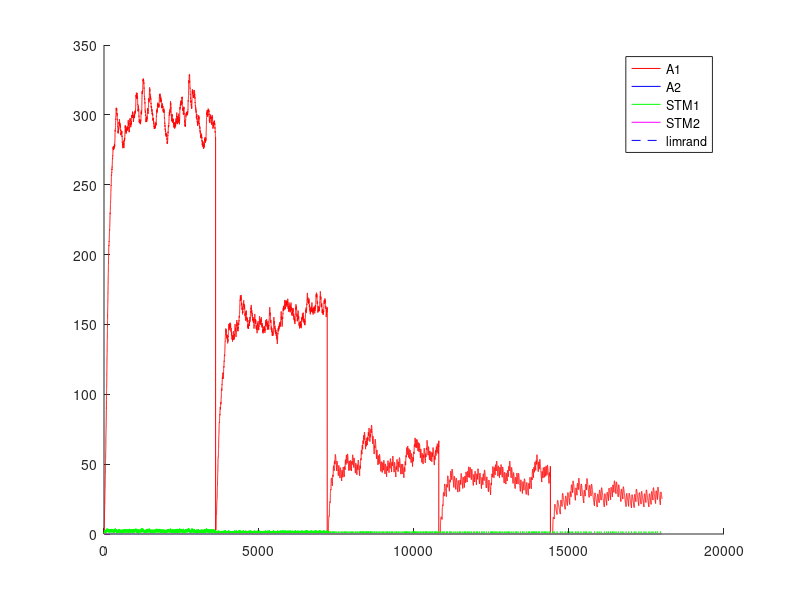

Write the MATLAB code that produced this figure. (Note: this script raises an error after producing the figure.)
%% Experimento con Variable-Interval - VI - intervalo Variable
%% Existen multiples intancias de palanquelo (cada vez que realiza respuesta decide si realiza otra o no)
%% Luego que transcurre el intervalo, si el animal realiza una respuesta obtiene refuerzo.
%% Un trial dura 3600 segundos.
%% Una sesion 1 o 3 trial (seg´un la dinamica del animal)
%% 5 sesiones por Experimento. Cada sesion es un intervalo diferente.
%% 1 experimento
%% Tiempo para realizar un respuesta 1 segundo
%% 
%% La probabilidad de eleccion se ajusta al nivel de maxima frecuencia de palanqueo
%% 

close all
clc
clear

%% Matriz de pago 0 1 

%%% Se ajusto la apreciacion de las cantidades de refuerzo 
function rf = feel(pellets)
  rf=0;
  if (nargin~=0)
    rf=(12.8*(1-exp(-.25.* pellets.^(2))))+(12.8*(1-exp(-.5.* pellets)));
  else
    error ("Faltan parametros");
  endif
endfunction
%% 
%% 

%% INICIALIZATION
%%%%%% CONSTANTES DE SESIONES
Ntrial  =  1 ;   %% un trial de 3600 segundos
tTrial  =  3600; %% en segundos
tResp   =  1;    %% en segundos
tMuestreo = 0.25;%% en segundos
Nses    =  5 ;
Vi=[5,10,30,40,60]; %% valores medios de intervalos variables
Ntest   =  1;
limrand =  0.138;
saving  =  0.01 ;
%%%%%% CONSTANTES DE DECAIMIENTO
alpha = 1*tMuestreo;
beta  = 0.125*tMuestreo ;
gamma = 0.0067*tMuestreo;%0.025 ; 
delta = 1*tMuestreo;
%%%%%% INICIALIZACION
palanca = zeros(2,1);
Rf_1=0;
Rf_2=0;
A1=zeros(1,Ntest);
A2=zeros(1,Ntest);
stm_1=zeros(2,Ntest);
stm_2=zeros(2,Ntest);
d=1;

sesion = zeros(Nses,1);
trialXsesion = zeros(Nses,Ntrial);
terminal_sesion=zeros(Nses,1);
nb_coop = zeros(Nses,Ntest);
%contadorP1=0;
%contadorP2=0;
contadorI=0;

%% CALCULO DE AROUSAL MAXIMO
%% Iteraciones de respuesta refuerzo para encotnrar el STM medio
Nconfig=5; %% Tasa de respuesta de configuracion
%plot([1:0.01:20],(12.8*(1-exp(-.25.* [1:0.01:20].^(2))))+(12.8*(1-exp(-.5.* [1:0.01:20]))),'.k')
R1 = floor(feel(1)); %tiempo de refuezo para R
l1 = Nconfig/tMuestreo; % duracion entre trials
suma = 0; %suma es un valor necesaria para calcular max1 y min1
suma = alpha*R1 %% Refuerzo cada N respuestas
iter=100; %% numero de iteraciones para que converja el stm
max1 = 0; %maximum de stm1
min1 = 0; %minimum de stm1
for i = 1:iter 
  suma = (1-beta)^(Nconfig/tMuestreo)*suma;%% Instantes que decae el stm
  min1=suma;
  suma += alpha*R1; %Refuerzo
  max1=suma;
end
comp=.88;
S1 = (((max1-min1)*(comp*l1))/2)+min1*comp*l1; %calcul de la superficie del triangulo mas la de el rectangulo
stm_1_medio = S1/(l1);
A1max = (delta/gamma)*stm_1_medio;

%% INICIO DE LAS ITERATIONS
for l = 1:Ntest  %% TESTES
  Num=0;
  for k = 1:Nses  %% SESIONES (cambia el N)
    i=1;
    %duracion = [1,tTrial*ones(1,Ntrial)];
    
    contador = 0;
    contadorI =0;
    %palanca(1)=randi(2);
    
    %% Agregar intervalo de refuerzos  %%
    intervalo=Vi(k);
    if k>1
      A1(Num+1,l)=saving*A1(Num,l);
      A2(Num+1,l)=saving*A2(Num,l);
      stm_1(Num+1,l)=0*stm_1(Num,l);
      stm_2(Num+1,l)=0*stm_2(Num,l); 
      %%% ELECCION DE LA PRIMERA PALANCA 
%      if A1(Num,1)>A2(Num,1)
%        palanca(2)=1;
%      else
%        palanca(2)=2;
%      end
    end       
    P1(i,k)=0.5;
    %P2(i,k)=0.5;
    for j=2:(Ntrial*tTrial/tMuestreo) %% Todos los trials juntos
      
      if contador == tResp/tMuestreo%duracion(i)
        contador = 0;
        i = i+1 ;
        J = j ;
        if (i==3605)
        aa=1;
        endif
        P1(i,k)=0.5*(1-exp(-(5*A1((j-1)+Num,l))/A1max))+0.5; %probabilidad en exponential
        
        a = rand ;
        %%% ELECCION DE LA PALANCA %%% Basicamente elige palanquear o no palanquear
        if (A1((j-1)+Num,l)<=limrand)&&(A2((j-1)+Num,l)<=limrand)
          palanca(i)=randi(2);
        elseif (A1((j-1)+Num,l)>=limrand)&&(A2((j-1)+Num,l)<=limrand)
          if a>=P1(i,k)
            palanca(i)=2;
          else
            palanca(i)=1;
          end
        elseif (A1((j-1)+Num,l)>A2((j-1)+Num,l))
          if a>=P1(i,k)
            palanca(i)=2;
          else
            palanca(i)=1;
          end
        end
        %%% REFUERZO %%%
        if (contadorI >= intervalo/tMuestreo)
          if (palanca(i)==1)
            Rfz=floor(feel(1));
            Rf_1 = Rfz;
            Rf_2 = 0;
            contadorI =0;
            dispe =.5; %% dispercion del 50% del valor de la intervalo
            intervalo = Vi(k)*(1 + dispe*(1-2*rand));
          else
          contador++;
          contadorI++;
          Rf_1=0;
          Rf_2=0;
          endif
        endif
      else
        contador++;
        contadorI++;
        Rf_1=0;
        Rf_2=0;
      end
      stm_1(j+Num,l)=(1-beta)*stm_1((j-1)+Num,l)+alpha*Rf_1;
      stm_2(j+Num,l)=(1-beta)*stm_2((j-1)+Num,l)+alpha*Rf_2;
      A1(j+Num,l)=(1-gamma)*A1((j-1)+Num,l)+delta*stm_1(j+Num,l);
      A2(j+Num,l)=(1-gamma)*A2((j-1)+Num,l)+delta*stm_2(j+Num,l);
    end
    
    
    %%% CONTADOR DE A QUE J SE CAMBIA LA SESION
    %sesion(k-1,l)=j;
    sesion(k,l)=j+Num;
    %%% DEFINICION DE NUM
%    compteur = 0 ;
%    for i=1:length(A1(:,l))
%      if A1(i,l)~=0
%        compteur = compteur +1;
%      end
%    end
%    Num=compteur;
    Num = j+Num;
    Sizemat = length(A1);
    
    for j = 1:Ntrial
      if palanca(j)==1
        %nb_coop(k-1,l)= nb_coop(k-1,l)+1;
        nb_coop(k,l)= nb_coop(k,l)+1;
      end
    end
  end
end


%%% PRUEBAS 
%%% ENCONTRA LA LONGITUD REAL DEL EXPERIMENTACION
nonnul = zeros(Ntest,1);
for k=1:Ntest
  for i=1:length(A1)
    if A1(i,k) ~= 0
      nonnul(k)=nonnul(k)+1;
    end
  end
end

%%% PRUEBA I _ PESO DE LA EXPERIMENTACION EN LA MEMORIA
porcent = 0;
for i = 1:Ntest
  if sum(A1(:,i)) > 10 * sum(A2(:,i))
    porcent = porcent +1;
  end
end

%%% PRUEBA II _ SI LA EXCITATION ALCANZA A SU MAXIMUM
maxima = zeros(Ntest,1);
for k = 1:Ntest
  if floor(max(A1(:,k))) == floor(max(max(A1))) 
    maxima(k) = maxima(k) +1;
  end
end

%%% PRUEBA III _ EN QUE SESION LA PALANCA GANA DE VERDAD
%ird = zeros(Ntest,1);
%for k = 1:Ntest
%  i=1;
%  while 1
%    if A1(nonnul(k)-i,k) < limrand
%      ird(k) = nonnul(k)-i+1;
%      break;
%    else
%      i=i+1;
%    end
%  end
%end
%
%%%% PRUEBA IV _ CONVIERTE J EN NUMERO DE SESION
%for k = 1:Ntest
%  i=1;
%  while 1
%    if ird(k) <= sum(sesion(1:i)+50)
%      ird(k)=i;
%      break;
%    else
%      i=i+1;
%    end
%  end
%end

%%% PRUEBA V _ PORCENTAJE DE COOPERACION POR SESION / EXPERIMENTO


porcentaje_coop_sesion=zeros(Nses,Ntest);
porcentaje_coop_experimento=zeros(Ntest,1);
for k = 1:Ntest
  porcentaje_coop_experimento(k)=sum(nb_coop(:,k))/(Ntrial*Nses)*100;
end

%for i=1:Ntest
%  terminal_sesion(1,i)=sesion(1,i);
%  for j=2:Nses
%    terminal_sesion(j,i)=sesion(j,i)+terminal_sesion(j-1,i);
%  end
%end

%%% DEMOSTRACION 


%promedio_sesion=sum(ird)/Ntest
porcent_10xsuperior_al_otra=porcent/Ntest * 100;
cuanto_alcanzan_al_maxima=sum(maxima)/Ntest * 100;
porcentaje_coop_experimento;
porcentaje_coop_sesion=floor(nb_coop/Ntrial*100);


for i=1:Ntest
  figure
  hold on
  plot((1:Sizemat)*tMuestreo,A1(:,i),'r',(1:Sizemat)*tMuestreo,A2(:,i),'b',(1:Sizemat)*tMuestreo,stm_1(:,i),'g',(1:Sizemat)*tMuestreo,stm_2(:,i),'m',(1:Sizemat)*tMuestreo,limrand*ones(1,length([1:Sizemat])),'--b')
  legend("A1","A2","STM1","STM2","limrand");
  for j=1:Nses
    %plot(sesion(j,i)*ones(1,max(max(A1(:,i)))),(1:max(max(A1(:,i)))),'--k');
    h=plot((sesion(j,i).*tMuestreo)*ones(1,max(max(A1(:,i)))),(1:max(max(A1(:,i)))),'--k');
    set(h, "linewidth", 2);
    if j==1
      h=plot(0:sesion(j,i)/4,P1(:,j)'*A1max,'.-m');
    else
      h=plot(sesion(j-1,i)/4:sesion(j,i)/4,P1(:,j)'*A1max,'.-m');
    endif
  endfor
  plot((0:sesion(Nses,i))/4,A1max*ones(1,length(0:sesion(Nses,i))))
  hold off;
endfor

%% Maximos exitos por intervalo= 10-360 - 30-120 - 40-65 - 60-60 

color = 'rgbmkmrgbk';
figure
hold on
for i=1:Ntest
  plot(1:Nses,porcentaje_coop_sesion(:,i),'Color',color(i));
  title('Porcentaje de Cooperacion');
  xlabel('Numero de sesion');
  ylabel('Porcentaje');
end
hold off

%%% probl�me de temps, pas le temps de d�croitre du coup red�marre plus
%%% haut CQFD
%%%% CASTIGO DE TIEMPO 
%%%% CUANTO VECES ELIGE COOPERATION
%%% Pour chaque session r�cup�rer le nombre de coop�ration et tracer la
%%% courbe correspondante 
